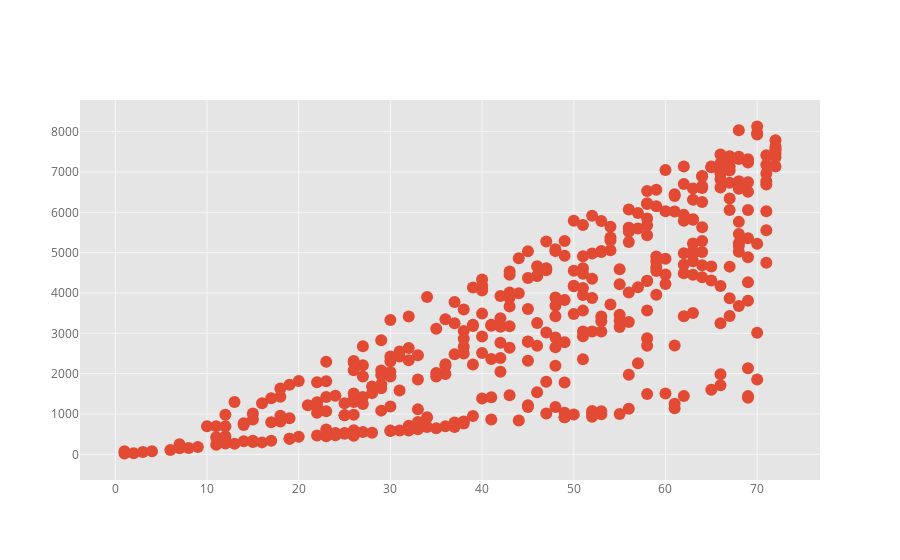

The notebook cell saved with this chart:
### Code cell
data.iplot(x='tenure', y='TotalCharges', mode='markers')

### Figure 1 — Plotly figure (JSON) as saved in the notebook; plotly's stock layout.template omitted (floating-point values rounded to 4 significant figures; data arrays with more than 128 entries replaced by an {"elided": "..."} marker saying what was removed)
{"data": [{"line": {"color": "rgba(226, 74, 51, 1.0)", "dash": "solid", "shape": "linear", "width": 1.3}, "marker": {"size": 12, "symbol": "circle"}, "mode": "markers", "name": "TotalCharges", "text": "", "type": "scatter", "uid": "470bb82a-95b0-4b2f-a485-249530990f72", "x": {"elided": "398 int values"}, "y": {"elided": "398 float values"}}], "layout": {"legend": {"bgcolor": "#FFFFFF", "font": {"color": "#666666"}}, "paper_bgcolor": "#FFFFFF", "plot_bgcolor": "#E5E5E5", "title": {"font": {"color": "#151516"}}, "xaxis": {"gridcolor": "#F6F6F6", "showgrid": true, "tickfont": {"color": "#666666"}, "title": {"font": {"color": "#666666"}, "text": ""}, "zerolinecolor": "#F6F6F6"}, "yaxis": {"gridcolor": "#F6F6F6", "showgrid": true, "tickfont": {"color": "#666666"}, "title": {"font": {"color": "#666666"}, "text": ""}, "zerolinecolor": "#F6F6F6"}}}
